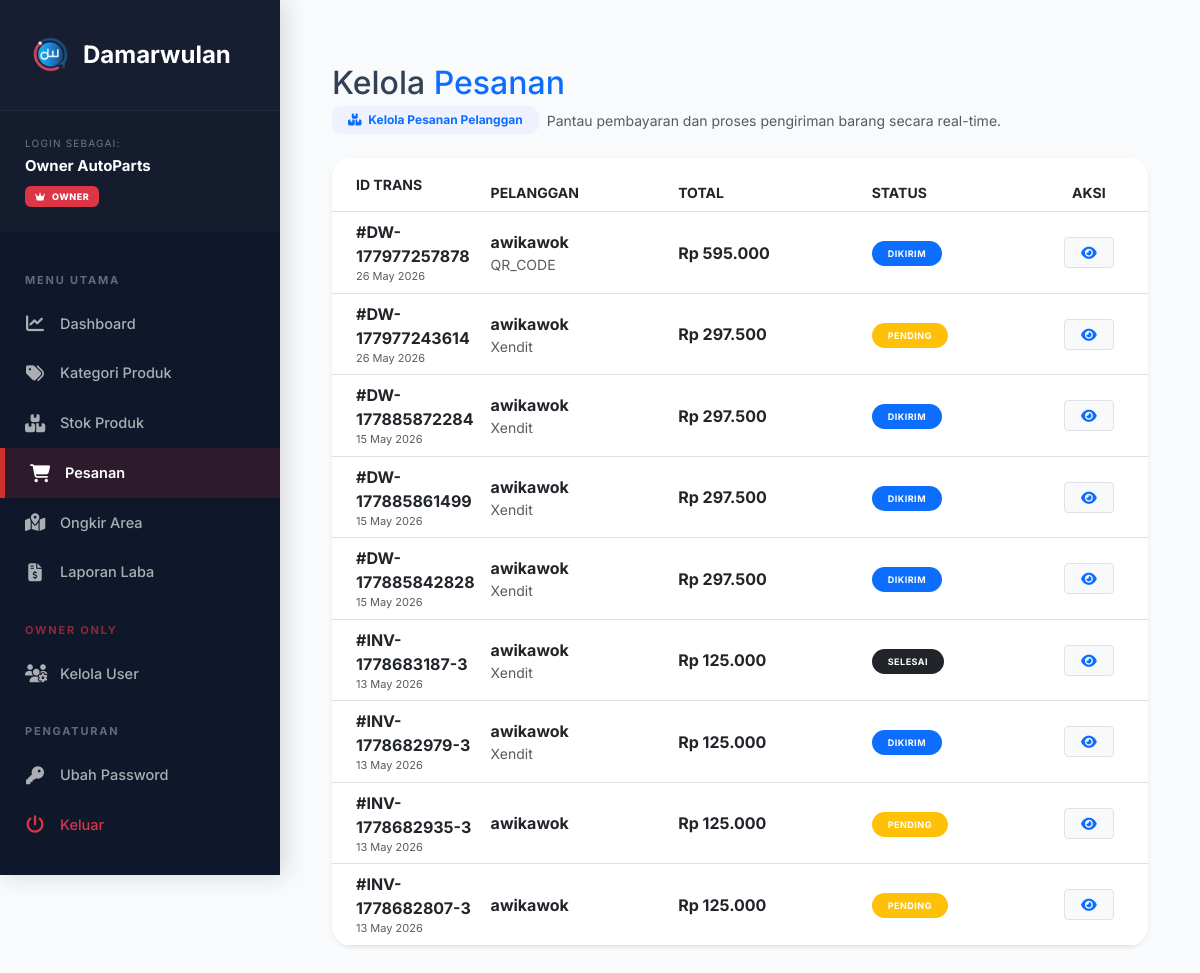
/admin/pesanan.php (signed in), run on an earlier commit of the app's database.
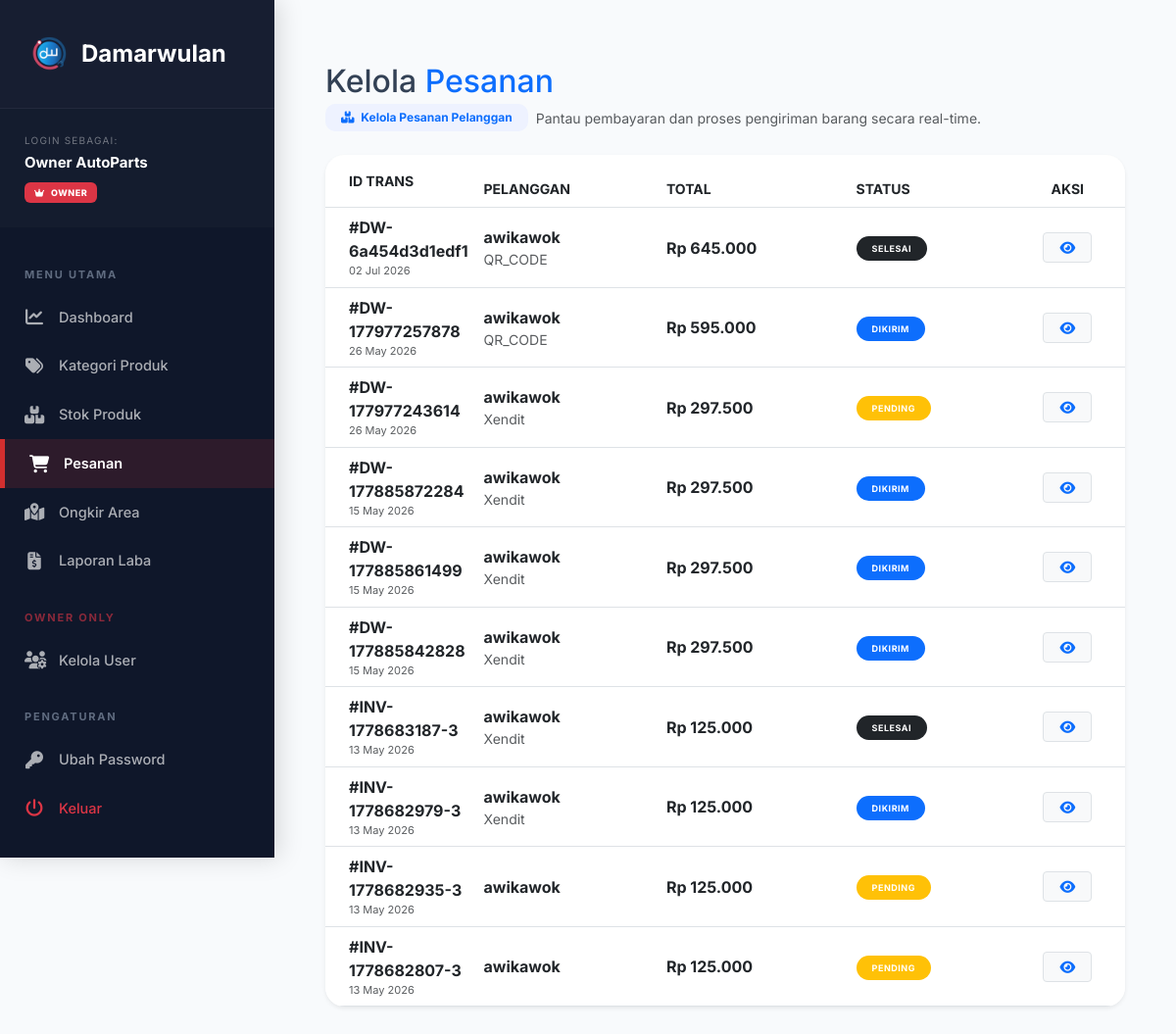
And on a later commit of the database.
### tables this page shows
CREATE TABLE `transaksi` (
  `id_transaksi` varchar(50) NOT NULL,
  `id_pengguna` int(11) NOT NULL,
  `id_area` int(11) DEFAULT NULL,
  `tgl_transaksi` datetime NOT NULL,
  `total_bayar` decimal(10,2) NOT NULL,
  `ongkir` decimal(10,2) NOT NULL DEFAULT 0.00,
  `status_transaksi` enum('pending','dibayar','dikirim','selesai','dibatalkan') DEFAULT 'pending',
  `metode_bayar` varchar(50) DEFAULT NULL,
  `alamat_pengiriman` text DEFAULT NULL,
  `catatan` text DEFAULT NULL,
  `nomor_resi` varchar(50) DEFAULT NULL,
  `xendit_invoice_url` varchar(255) DEFAULT NULL
);

CREATE TABLE `pengguna` (
  `id_pengguna` int(11) NOT NULL,
  `id_peran` int(11) NOT NULL,
  `nama` varchar(100) NOT NULL,
  `email` varchar(100) NOT NULL,
  `kata_sandi` varchar(255) NOT NULL,
  `no_telepon` varchar(20) DEFAULT NULL,
  `id_area` int(11) DEFAULT NULL,
  `alamat` text DEFAULT NULL,
  `dibuat_pada` timestamp NOT NULL DEFAULT current_timestamp()
);

### admin/pesanan.php (the view, shortened to what this page needs)
<?php
require_once '../config/koneksi.php';
include 'header_admin.php';
?>
<div class="container-fluid py-4">
    <div class="row mb-4">
        <div class="col">
            <h2 class="fw-800 text-navy mb-1">Kelola <span class="text-primary">Pesanan</span></h2>
            <div class="d-flex align-items-center">
                <span class="badge bg-soft-primary text-primary px-3 py-2 me-2" style="border-radius: 10px; background-color: #eef2ff;">
                    <i class="fas fa-boxes me-1"></i> Kelola Pesanan Pelanggan
                </span>
                <p class="text-muted small mb-0">Pantau pembayaran dan proses pengiriman barang secara real-time.</p>
            </div>
        </div>
    </div>
    <div class="card border-0 shadow-sm" style="border-radius: 20px; overflow: hidden;">
        <div class="card-body p-0">
            <div class="table-responsive">
                <table class="table table-hover align-middle mb-0">
                    <thead class="bg-light text-muted small">
                        <tr>
                            <th class="ps-4 py-3" style="width: 150px;">ID TRANS</th>
                            <th>PELANGGAN</th>
                            <th>TOTAL</th>
                            <th>STATUS</th>
                            <th class="text-center">AKSI</th>
                        </tr>
                    </thead>
                    <tbody>
                        <?php
                        $sql = "SELECT t.*, u.nama FROM transaksi t JOIN pengguna u ON t.id_pengguna = u.id_pengguna ORDER BY t.tgl_transaksi DESC";
                        $query = mysqli_query($conn, $sql);
                        while ($row = mysqli_fetch_assoc($query)):
                            $s = $row['status_transaksi'];
                            if ($s == 'pending') {
                                $badge = "bg-warning";
                            } elseif ($s == 'dibayar') {
                                $badge = "bg-success";
                            } elseif ($s == 'dikirim') {
                                $badge = "bg-primary";
                            } elseif ($s == 'selesai') {
                                $badge = "bg-dark";
                            } else {
                                $badge = "bg-secondary";
                            }
                        ?>
                            <tr>
                                <td class="ps-4">
                                    <span class="fw-bold text-navy">#<?= $row['id_transaksi']; ?></span>
                                    <div class="text-muted" style="font-size: 11px;"><?= date('d M Y', strtotime($row['tgl_transaksi'])); ?></div>
                                </td>
                                <td>
                                    <div class="fw-bold"><?= $row['nama']; ?></div>
                                    <div class="text-muted small"><?= $row['metode_bayar']; ?></div>
                                </td>
                                <td class="fw-bold text-navy">Rp <?= number_format($row['total_bayar'], 0, ',', '.'); ?></td>
                                <td>
                                    <span class="badge <?= $badge; ?> rounded-pill px-3 py-2 text-uppercase" style="font-size: 9px; letter-spacing: 0.5px;">
                                        <?= $s; ?>
                                    </span>
                                </td>
                                <td class="text-center">
                                    <div class="btn-group">
                                        <a href="detail_transaksi.php?id=<?= $row['id_transaksi']; ?>" class="btn btn-sm btn-light border text-primary px-3" title="Lihat Detail">
                                            <i class="fas fa-eye"></i>
                                        </a>
                                    </div>
                                </td>
                            </tr>
                        <?php endwhile; ?>
                    </tbody>
                </table>
            </div>
        </div>
    </div>
</div>
<?php include 'footer_admin.php'; ?>

What changed in the data, as far as the page shows it:
added transaksi: id_transaksi "DW-6a454d3d1edf1", tgl_transaksi "02 Jul 2026", id_pengguna.nama "awikawok", metode_bayar "QR_CODE", total_bayar "645.000", status_transaksi "SELESAI"
